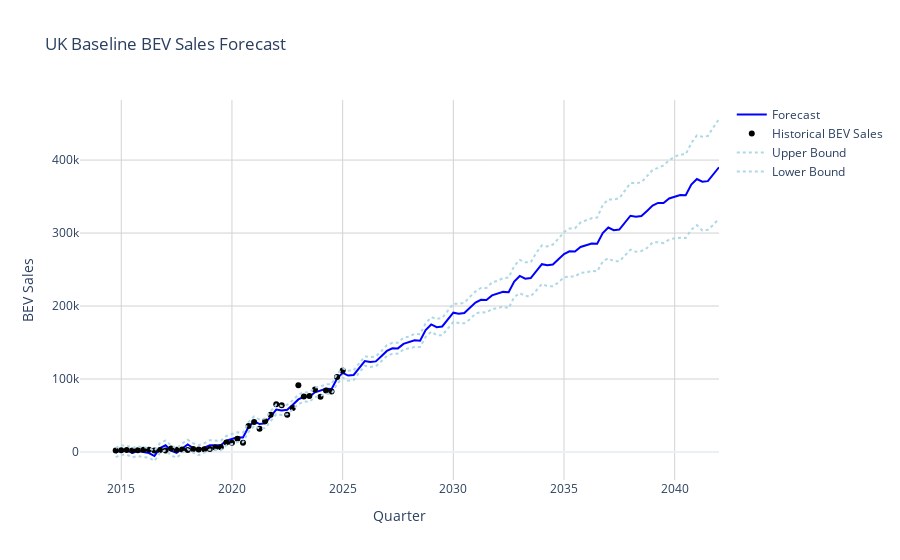

Source (notebook cell):
### Markdown cell above
# UK BEV cars baseline sales forecast till 2040

### Code cell
from prophet import Prophet
import pandas as pd
import plotly.graph_objects as go
import warnings
warnings.filterwarnings("ignore", category=UserWarning, module="tqdm")


df_bev = pd.read_csv('BEV_dataset.csv')
df_bev.rename(columns={'Quarter': 'ds', 'BEV_Sales': 'y'}, inplace=True)

df_bev['ds'] = pd.PeriodIndex(df_bev['ds'], freq='Q').to_timestamp(how='end')


model_bev = Prophet()
model_bev.fit(df_bev)

#4 quarters=1 year
future_bev = model_bev.make_future_dataframe(periods=68, freq='QE')
forecast_bev = model_bev.predict(future_bev)
forecast_bev['ds'] = forecast_bev['ds'] + pd.offsets.QuarterEnd(0)

fig_bev = go.Figure()
fig_bev.add_trace(go.Scatter(x=forecast_bev['ds'], y=forecast_bev['yhat'],
                             name='Forecast', line=dict(color='blue')))
fig_bev.add_trace(go.Scatter(x=df_bev['ds'], y=df_bev['y'],
                             name='Historical BEV Sales', mode='markers', marker=dict(color='black')))
fig_bev.add_trace(go.Scatter(x=forecast_bev['ds'], y=forecast_bev['yhat_upper'],
                             name='Upper Bound', line=dict(dash='dot', color='lightblue')))
fig_bev.add_trace(go.Scatter(x=forecast_bev['ds'], y=forecast_bev['yhat_lower'],
                             name='Lower Bound', line=dict(dash='dot', color='lightblue')))

fig_bev.update_layout(
    title='UK Baseline BEV Sales Forecast',
    xaxis_title='Quarter',
    yaxis_title='BEV Sales',
    template='plotly_white',
    xaxis=dict(showgrid=True, gridcolor='lightgrey'),
    yaxis=dict(showgrid=True, gridcolor='lightgrey')
)

fig_bev.show()
